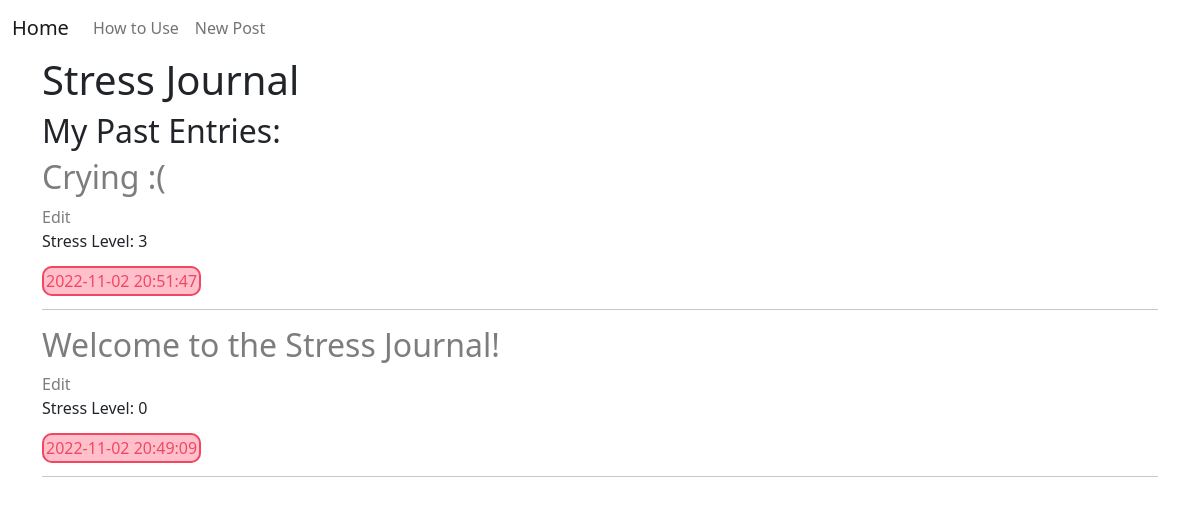
The page / on the database its author committed.
### tables this page shows
CREATE TABLE posts (
    id INTEGER PRIMARY KEY AUTOINCREMENT,
    created TIMESTAMP NOT NULL DEFAULT CURRENT_TIMESTAMP,
    title TEXT NOT NULL,
    rating INTEGER NOT NULL,
    content TEXT NOT NULL
);

### main.py (the view)
@app.route('/')
def home():
    conn = get_db_connection()
    posts = conn.execute('SELECT * FROM posts ORDER BY created DESC').fetchall()
    conn.close()
    return render_template('index.html', posts=posts)

### main.py (called while the page is built)
def get_db_connection():
    conn = sqlite3.connect('database.db')
    conn.row_factory = sqlite3.Row
    return conn

### templates/index.html
{% extends 'base.html' %}
{% block content %}
    <h1>{% block title %}Stress Journal{% endblock %}</h1>
    <h2>My Past Entries:</h2>
    {% for post in posts %}
        <a class="title" href="{{ url_for('post', post_id=post['id']) }}">
            <h2 class="title">{{ post['title'] }}</h2>
        </a>
        <a  class="title" href="{{ url_for('edit', id=post['id']) }}">
            <span class="title">Edit</span>
        </a>
        <p class="rating">Stress Level: {{ post['rating' ]}}</p>
        <span class="time-stamp">{{ post['created'] }}</span>
        <hr>
    {% endfor %}
{% endblock %}

### static/css/style.css (style rules this page uses)
.time-stamp { color: rgb(242, 71, 99); border: 2px; border-color: rgb(242, 71, 99); border-style: solid; background-color: pink; padding: 2px; border-radius: 10px; }
.title { color: rgb(125, 125, 125); text-decoration: none; }

### rows shown on the page
posts: title "Crying :(", rating "3", created "2022-11-02 20:51:47"
posts: title "Welcome to the Stress Journal!", rating "0", created "2022-11-02 20:49:09"
